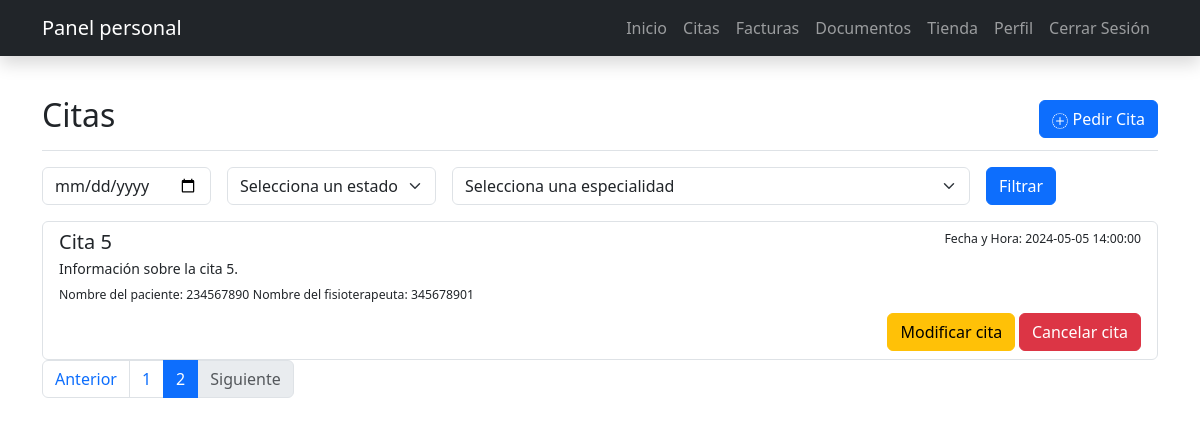
/pages/appointments-patients.php?pagina=2 (signed in), run on the app's committed database.
### tables this page shows
CREATE TABLE citas (
  cita_id INT AUTO_INCREMENT PRIMARY KEY,
  paciente_id VARCHAR(9),
  fisioterapeuta_id VARCHAR(9),
  fecha_hora DATETIME,
  duracion_minutos INT,
  estado ENUM('Programada', 'Cancelada', 'Realizada'),
  especialidad_id INT,
  historial_id INT UNIQUE,
  horario_id INT,
  FOREIGN KEY (paciente_id) REFERENCES usuarios(usuario_id),
  FOREIGN KEY (fisioterapeuta_id) REFERENCES usuarios(usuario_id),
  FOREIGN KEY (especialidad_id) REFERENCES especialidades(especialidad_id),
  FOREIGN KEY (horario_id) REFERENCES horarios(horario_id),
  FOREIGN KEY (historial_id) REFERENCES historial_medico(historial_id)
);

CREATE TABLE usuarios (
  usuario_id VARCHAR(9) PRIMARY KEY,
  nombre VARCHAR(255),
  apellidos VARCHAR(255),
  telefono VARCHAR(100),
  fecha_nacimiento DATE,
  direccion VARCHAR(100),
  provincia VARCHAR(100),
  municipio VARCHAR(100),
  cp VARCHAR(7),
  email VARCHAR(100) UNIQUE,
  pass VARCHAR(255),
  rol ENUM('Administrador', 'Paciente', 'Fisioterapeuta'),
  genero ENUM('hombre', 'mujer', 'otro'),
  especialidad INT,
  sesiones_disponibles INT,
  FOREIGN KEY (especialidad) REFERENCES especialidades(especialidad_id)
);

### models/BaseModel.php (called while the page is built, shortened)
<?php
class BaseModel
{
    protected static $conexion = null;
    public function __construct()
    {
        if (self::$conexion === null) {
            $host = 'mysql';
            $usuario = 'root';
            $contrasena = 'root';
            $base_de_datos = 'clinic-managment';
            self::$conexion = new mysqli($host, $usuario, $contrasena, $base_de_datos);
        }
    }
    public function read($tabla, $condicion = '')
    {
        $sql = "SELECT * FROM `$tabla`";
        if ($condicion !== '') {
            $sql .= " WHERE $condicion";
        }
        $resultado = self::$conexion->query($sql);
        $datos = array();
        while ($fila = $resultado->fetch_assoc()) {
            $datos[] = $fila;
        }
        return $datos;
    }
}

### controllers/AppointmentController.php (called while the page is built, shortened)
<?php
require_once '../models/AppointmentModel.php';
class AppointmentController
{
    private $appointmentModel;
    public function __construct()
    {
        $this->appointmentModel = new AppointmentModel();
    }
    public function obtenerCitasPaginadas($iniciar, $articulos_x_pagina){
        return $this->appointmentModel->obtenerCitasPaginadas($iniciar, $articulos_x_pagina);
    }
    public function obtenerCitas(){
        return $this->appointmentModel->read('citas');
    }
}
?>

### models/AppointmentModel.php (called while the page is built, shortened)
<?php
require_once 'BaseModel.php';
class AppointmentModel extends BaseModel
{
    public function obtenerCitasPaginadas($iniciar, $articulos_x_pagina)
    {
        $sql = "SELECT
        c.cita_id,
        c.fecha_hora,
        c.estado,
        c.especialidad_id,
        e.descripcion,
        p.usuario_id AS paciente_id,
        p.nombre AS paciente_nombre,
        p.apellidos AS paciente_apellidos,
        p.telefono AS paciente_telefono,
        -- p.email AS paciente_email,
        -- p.fecha_nacimiento AS paciente_fecha_nacimiento,
        -- p.direccion AS paciente_direccion,
        -- p.provincia AS paciente_provincia,
        -- p.municipio AS paciente_municipio,
        -- p.cp AS paciente_cp,
        -- p.genero AS paciente_genero,
        p.sesiones_disponibles AS paciente_sesiones_disponibles,
        f.usuario_id AS fisioterapeuta_id,
        f.nombre AS fisioterapeuta_nombre,
        f.apellidos AS fisioterapeuta_apellidos
        -- f.telefono AS fisioterapeuta_telefono,
        -- f.email AS fisioterapeuta_email,
        -- f.fecha_nacimiento AS fisioterapeuta_fecha_nacimiento,
        -- f.direccion AS fisioterapeuta_direccion,
        -- f.provincia AS fisioterapeuta_provincia,
        -- f.municipio AS fisioterapeuta_municipio,
        -- f.cp AS fisioterapeuta_cp,
        -- f.genero AS fisioterapeuta_genero,
        -- f.sesiones_disponibles AS fisioterapeuta_sesiones_disponibles
        FROM
            citas c
        INNER JOIN
            usuarios p ON c.paciente_id = p.usuario_id
        INNER JOIN
            usuarios f ON c.fisioterapeuta_id = f.usuario_id
        INNER JOIN
            especialidades e ON c.especialidad_id = e.especialidad_id
        LIMIT $iniciar, $articulos_x_pagina";
        $resultado =  self::$conexion->query($sql);
        $datos = array();
        while ($fila = $resultado->fetch_assoc()) {
            $datos[] = $fila;
        }
        return $datos;
    }
}

### pages/appointments-patients.php (the view, shortened to what this page needs)
<?php
require_once '../controllers/AppointmentController.php';
$appointmentController = new AppointmentController();
$articulos_x_pagina = 4;
$citas = $appointmentController->obtenerCitas();
$iniciar = ($_GET['pagina'] - 1) * $articulos_x_pagina;
$filtro_fecha_hora = isset($_POST['fecha_hora']) ? $_POST['fecha_hora'] : '';
$filtro_estado = isset($_POST['estado']) ? $_POST['estado'] : '';
$filtro_especialidad = isset($_POST['especialidad']) ? $_POST['especialidad'] : '';
if (!empty($filtro_usuario_id) || !empty($filtro_estado)  || !empty($filtro_fecha_hora)  || !empty($filtro_especialidad)) {
} else {
    $citasPaginadas = $appointmentController->obtenerCitasPaginadas($iniciar, $articulos_x_pagina);
}
$n_botones_paginacion = ceil(count($citas) / ($articulos_x_pagina));
include_once './includes/dashboard-patients.php';
?>
<div class="d-flex justify-content-between flex-wrap flex-md-nowrap align-items-center pt-3 pb-2 mb-3 border-bottom">
    <h1 class="h2">Citas</h1>
    <button type="button" class="btn btn-primary" data-bs-toggle="modal" data-bs-target="#AsignarCita">
        Pedir Cita
    </button>
</div>
<div class="table-responsive small">
    <form class="row g-3" methos="post" action="">
        <div class="col-auto">
            <input type="date" class="form-control" id="fecha_hora" name="fecha_hora">
        </div>
        <div class="col-auto">
            <select class="form-select" id="estado" name="estado">
                <option selected value="" hidden>Selecciona un estado</option>
            </select>
        </div>
        <div class="col-auto">
            <select class="form-select" id="especialidad" name="especialidad">
                <option selected value="" hidden>Selecciona una especialidad</option>
            </select>
        </div>
        <div class="col-auto">
            <button type="submit" class="btn btn-primary mb-3">Filtrar</button>
        </div>
    </form>
    <div class="row">
        <div class="col">
            <ul class="list-group">
                <?php foreach ($citasPaginadas as $cita) : ?>
                    <li class="list-group-item">
                        <div class="d-flex w-100 justify-content-between">
                            <h5 class="mb-1">Cita <?php echo $cita['cita_id'] ?></h5>
                            <small>Fecha y Hora: <?php echo $cita['fecha_hora'] ?></small>
                        </div>
                        <p class="mb-1">Información sobre la cita <?php echo $cita['cita_id'] ?>.</p>
                        <small>Nombre del paciente: <?php echo $cita['paciente_id'] ?></small>
                        <small>Nombre del fisioterapeuta: <?php echo $cita['fisioterapeuta_id'] ?></small>
                        <div class="text-end mt-2">
                            <button type="button" class="btn btn-warning" data-bs-toggle="modal" data-bs-target="#edit_<?php echo $cita['cita_id']; ?>">Modificar cita</button>
                            <button type="button" class="btn btn-danger" data-bs-toggle="modal" data-bs-target="#delete_<?php echo $cita['cita_id']; ?>">Cancelar cita</button>
                        </div>
                    </li>
                <?php endforeach; ?>
            </ul>
        </div>
    </div>
</div>
<nav aria-label="Page navigation example">
    <ul class="pagination justify-content-start">
        <li class="page-item <? echo $_GET['pagina'] <= 1 ? 'disabled' : '' ?>">
            <a class="page-link" href="appointments-patients.php?pagina=<?php echo $_GET['pagina'] - 1 ?>">Anterior</a>
        </li>
        <?php for ($i = 0; $i < $n_botones_paginacion; $i++) : ?>
            <li class="page-item <? echo $_GET['pagina'] == $i + 1 ? 'active' : '' ?>"><a class="page-link" href="appointments-patients.php?pagina=<?php echo $i + 1 ?>"><?php echo $i + 1 ?></a></li>
        <?php endfor ?>
        <li class="page-item <? echo $_GET['pagina'] >= $n_botones_paginacion ? 'disabled' : '' ?>">
            <a class="page-link" href="appointments-patients.php?pagina=<?php echo $_GET['pagina'] + 1 ?>">Siguiente</a>
        </li>
    </ul>
</nav>
</body>
</html>

### data on the page
citas: cita_id "5", fecha_hora "2024-05-05 14:00:00", paciente.usuario_id "234567890", fisioterapeuta.usuario_id "345678901"
